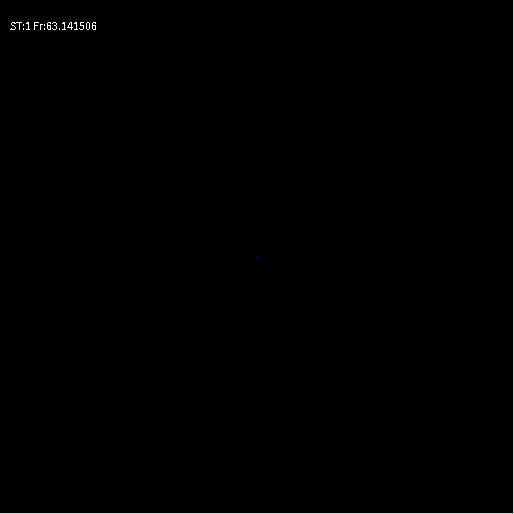
Frame 1 (no input)
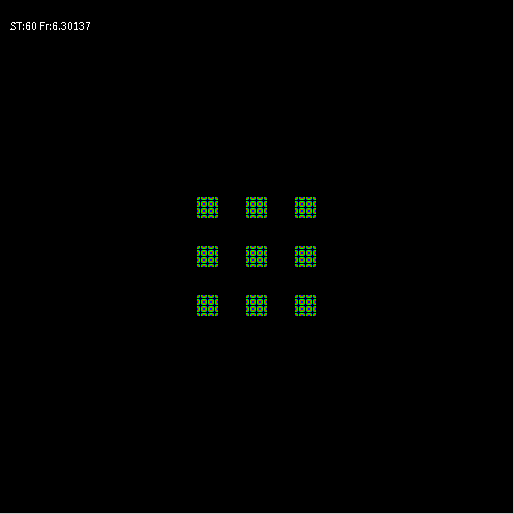
Frame 60 (the mouse pressed at the canvas centre just before this capture)
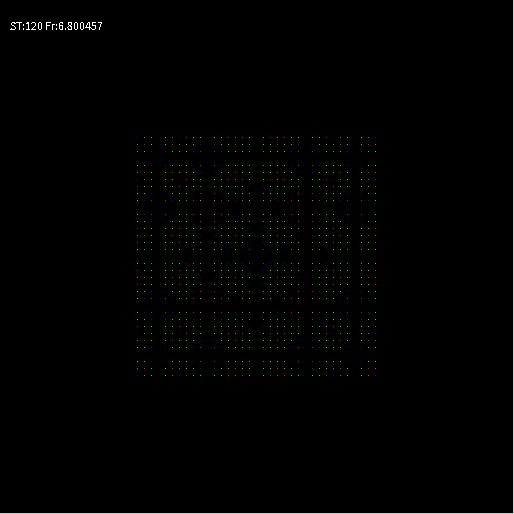
Frame 120 (the mouse held since frame 60 and released just before this capture)

The Processing sketch that drew these frames (run headless with seeded random() and noise(); from frame 60 on, the mouse is pressed at the canvas centre):

// Processing sketch: automat_wzrost2Dv1Moore
// ── automat_wzrost2Dv1Moore.pde
// Dwuwymiarowy, DETERMINISTYCZNY automat komórkowy - reguła "ZSUMUJ Z SĄSIADAMI I WEŹ MODULO". 
// Kroki SYNCHRONICZNE, sąsiedztwo Moore'a
// Zasiewanie tablicy na początku z zadaną gęstością lub pojedynczą komórką
//////////////////////////////////////////////////////////////////////////////////////////////////////////////////
int WorldSize=513;//Ile chcemy elementów w linii?
int Div=7;
int[][] WorldOld=new int[WorldSize][WorldSize];//Tworzenie tablic - w Processingu zawsze za pomocą alokacji
int[][] WorldNew=new int[WorldSize][WorldSize];
float IDens=0.0;//Początkowa gęstość w tablicy

void setup()
{
  size(514,514);    //Okno kwadratowe
  noSmooth();frameRate(20);
  if(IDens>0)
  {
   for(int i=0;i<WorldOld.length;i++) //Zasiewanie tablicy
    for(int j=0;j<WorldOld.length;j++) 
     if(random(1.0)<IDens)
       WorldOld[i][j]=int(random(Div));
  }
  else
  {
    WorldOld[WorldSize/2][WorldSize/2]=1;
  }
}


int t=0;
void draw()
{  
  for(int i=0;i<WorldOld.length;i++)//Wizualizacja czyli "rysowanie na ekranie" 
  for(int j=0;j<WorldOld.length;j++) 
  {
    switch(WorldOld[i][j]){ //Instrukcja wyboru pozwala nam wybrać dowolny kolor w zależności od liczby w konmórce
    case 3:stroke(128,128,0);break;
    case 2:stroke(255,0,0);break;
    case 1:stroke(0,0,255);break;
    case 0:stroke(0,0,0);break;
    default: stroke(0,255,0);//To się pojawiac nie powinno
    break;
    }
    point(i,j);
  }
  
  for(int i=0;i<WorldOld.length;i++)//Zmiana stanu automatu
  {
       //Reguła - "ZSUMUJ Z SĄSIADAMI I WEŹ MODULO"
       //liczenie indeksów sąsiadów z zawijaniem modulo
       int right = (i+1) % WorldSize;          
       int left  = (WorldSize+i-1) % WorldSize;
       
       for(int j=0;j<WorldOld.length;j++) 
       {
         int dw=(j+1) % WorldSize;   
         int up=(WorldSize+j-1) % WorldSize;
         
         int ile = WorldOld[i][j] //Centrum
                 +WorldOld[left][j]+WorldOld[right][j]//Sasiedzi boczni
                 +WorldOld[i][up]+WorldOld[i][dw]//Sąsiedzi gorny/dolny
                 +WorldOld[left][up]+WorldOld[left][dw]//I narożni
                 +WorldOld[right][up]+WorldOld[right][dw]
                 ;//suma pięciu brana potem modulo div
      
         WorldNew[i][j]=ile % Div;//Nowy stan zapisujemy na drugą tablicę
       }
   }
   
   //Zamiana tablic
   int[][] WorldTmp=WorldOld;
   WorldOld=WorldNew;
   WorldNew=WorldTmp;
   
   t++;//Kolejne pokolenie/krok/rok
   fill(255);
   text("ST:"+t+" Fr:"+frameRate,10,30);
}

//////////////////////////////////////////////////////////////////////////////////
// Autor: Wojciech T. Borkowski
// Materiały do podręcznika "Processing w edukacji i symulacji
// https://github.com/borkowsk/sym4processing/tree/master/ProcessingWEdukacji
//////////////////////////////////////////////////////////////////////////////////
